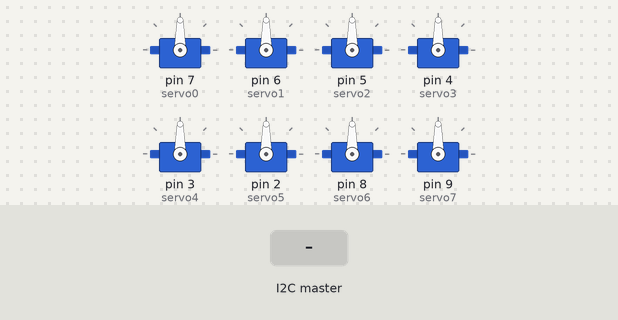
This sketch was run on a simulated Arduino Uno, built with avr-gcc and run on an emulated ATmega328P. Parts: 8 × servo. The test bench sets the inputs (shaded band). What the sketch prints to the serial monitor is not drawn.

Above: at 1.2 s.
1.3 s: the I2C master sends the byte 1
At 2.0 s:
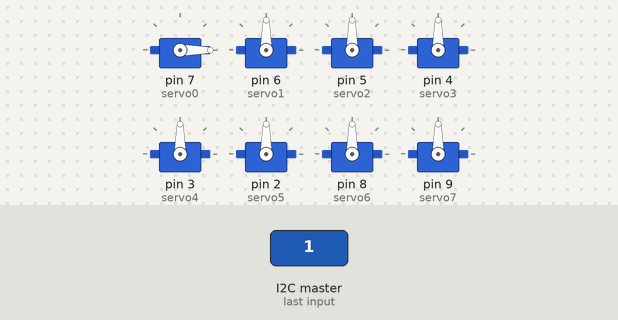
Timing chart, 0 to 4.3 s (numbered marks = the images above; inputs shaded):
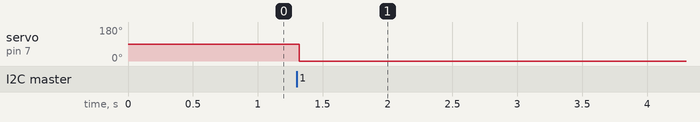

The sketch:

servo_controller.ino
```cpp
#include <Servo.h>
#include <Wire.h>

#define I2C_ADDRESS 0x8

Servo servo0;
Servo servo1;
Servo servo2;
Servo servo3;
Servo servo4;
Servo servo5;
Servo servo6;
Servo servo7;
int angleState[] = { 90, 90, 90, 90, 90, 90, 90, 90 };

void setup() {
  // Init servo
  servo0.attach(7);
  servo1.attach(6);
  servo2.attach(5);
  servo3.attach(4);
  servo4.attach(3);
  servo5.attach(2);
  servo6.attach(8);
  servo7.attach(9);

  // Init I2C
  Wire.begin(I2C_ADDRESS);
  Wire.onReceive(receiveEvent);
  Serial.begin(9600);
  Serial.println("setup finish");
}

bool isReadCommand = false;
String recivedCommand = "";

void receiveEvent(int howMany) {
  while (Wire.available()) { // loop through all but the last
    char c = Wire.read(); // receive byte as a character
    if (c == 0x0) isReadCommand = true;
    if (c == 0x1) {
      isReadCommand = false;
      Serial.println(recivedCommand);
      moveServo();
      recivedCommand = "";
    }
    if (isReadCommand) {
      recivedCommand += c;
    }
  }
}

void moveServo() {
  int servoIndex = recivedCommand.substring(1, 2).toInt();
  int angle = recivedCommand.substring(3, recivedCommand.length()).toInt();
  if (servoIndex < sizeof(angleState)) {
    angleState[servoIndex] = angle;
  }
}

void loop() {
  for(int i = 0; i < sizeof(angleState); i++) {
    switch(i) {
      case 0:
        servo0.write(angleState[i]);
        break;
      case 1:
        servo1.write(angleState[i]);
        break;
      case 2:
        servo2.write(angleState[i]);
        break;
      case 3:
        servo3.write(angleState[i]);
        break;
      case 4:
        servo4.write(angleState[i]);
        break;
      case 5:
        servo5.write(angleState[i]);
        break;
      case 6:
        servo6.write(angleState[i]);
        break;
      case 7:
        servo7.write(angleState[i]);
        break;
    }
  }
  delay(20);
}
```

Measured:
- after the input at 1.3 s, servo on pin 7 (servo0): 90° → 0° at once
